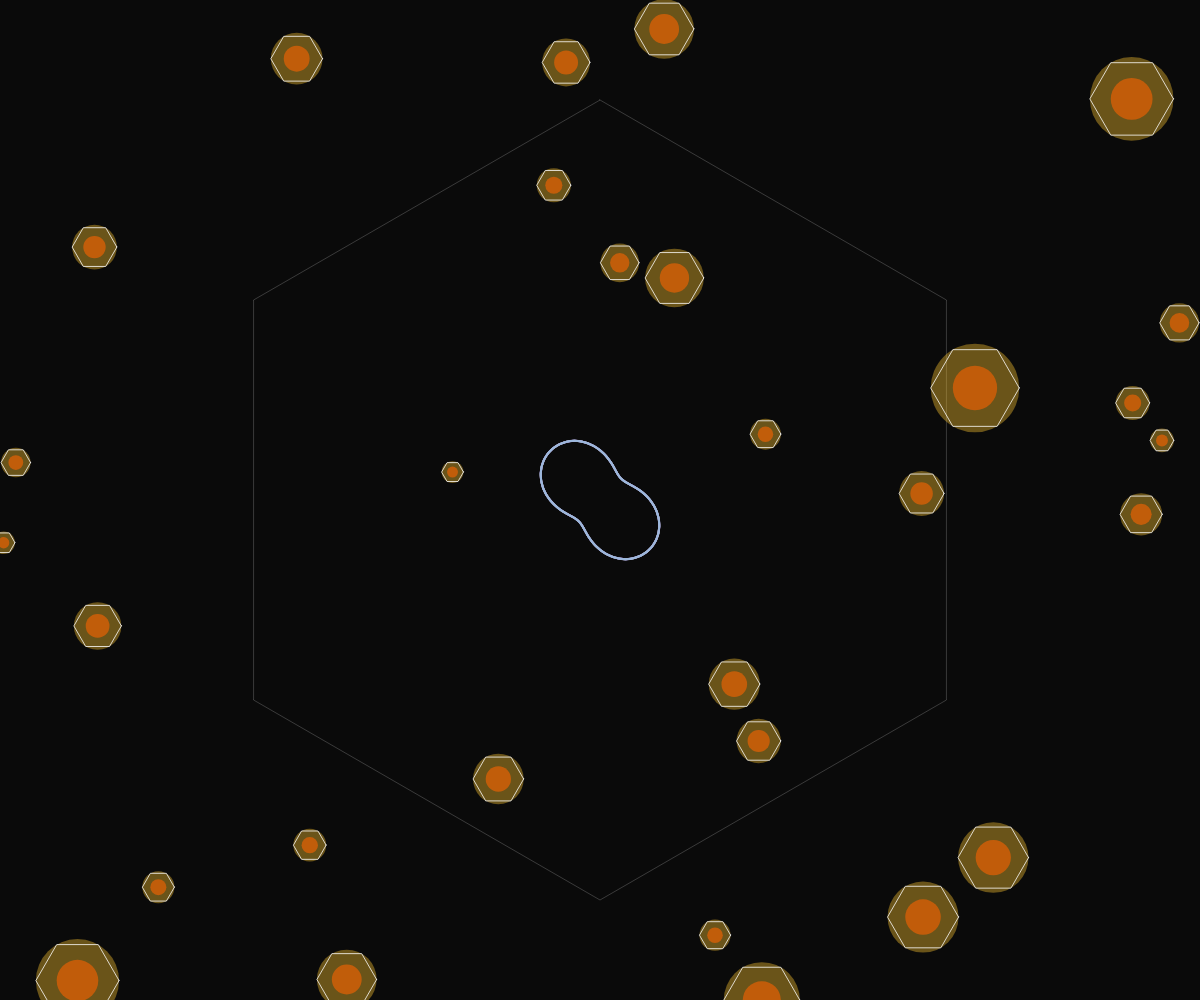
Frame 1 (no input)
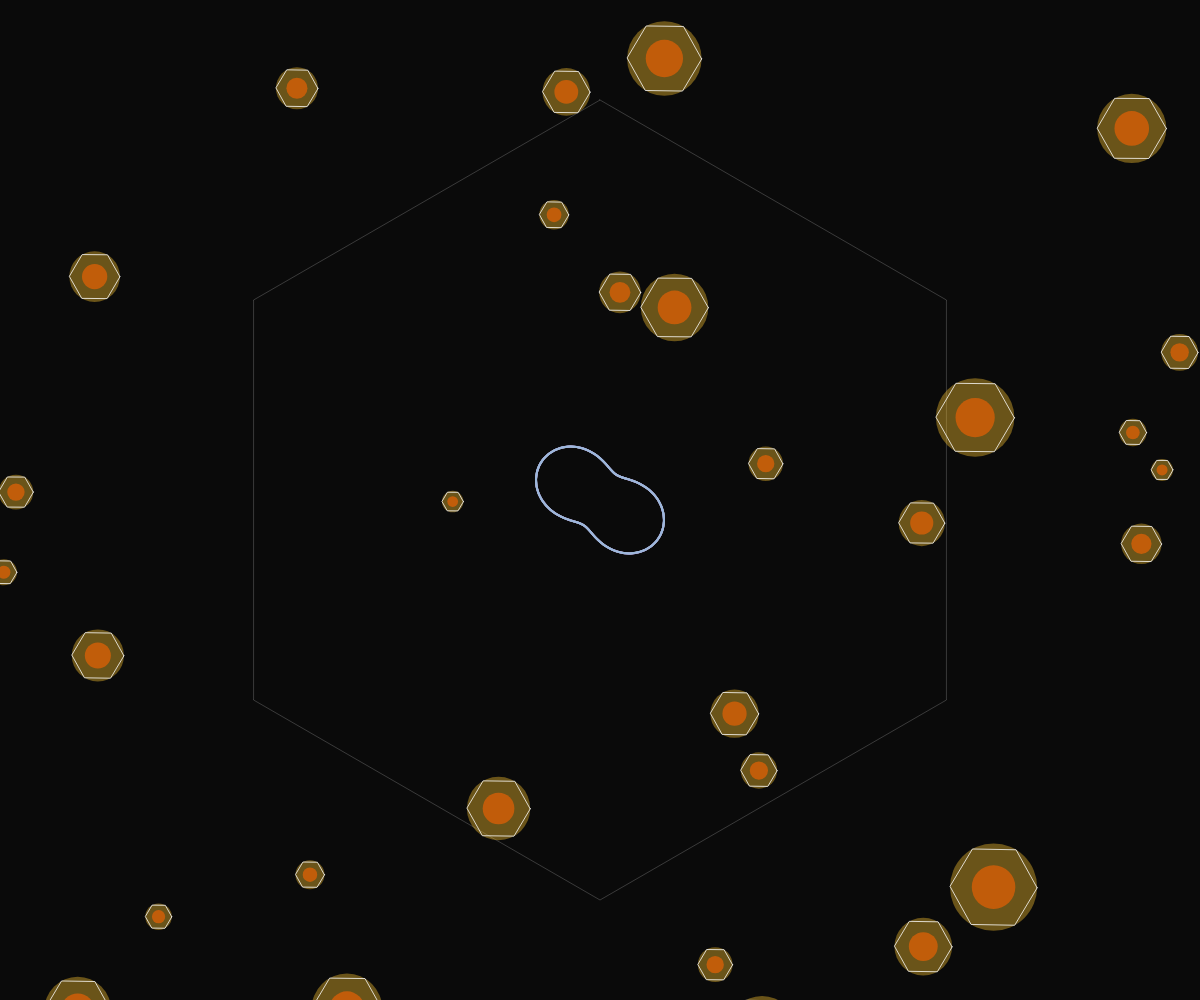
Frame 60 (no input)
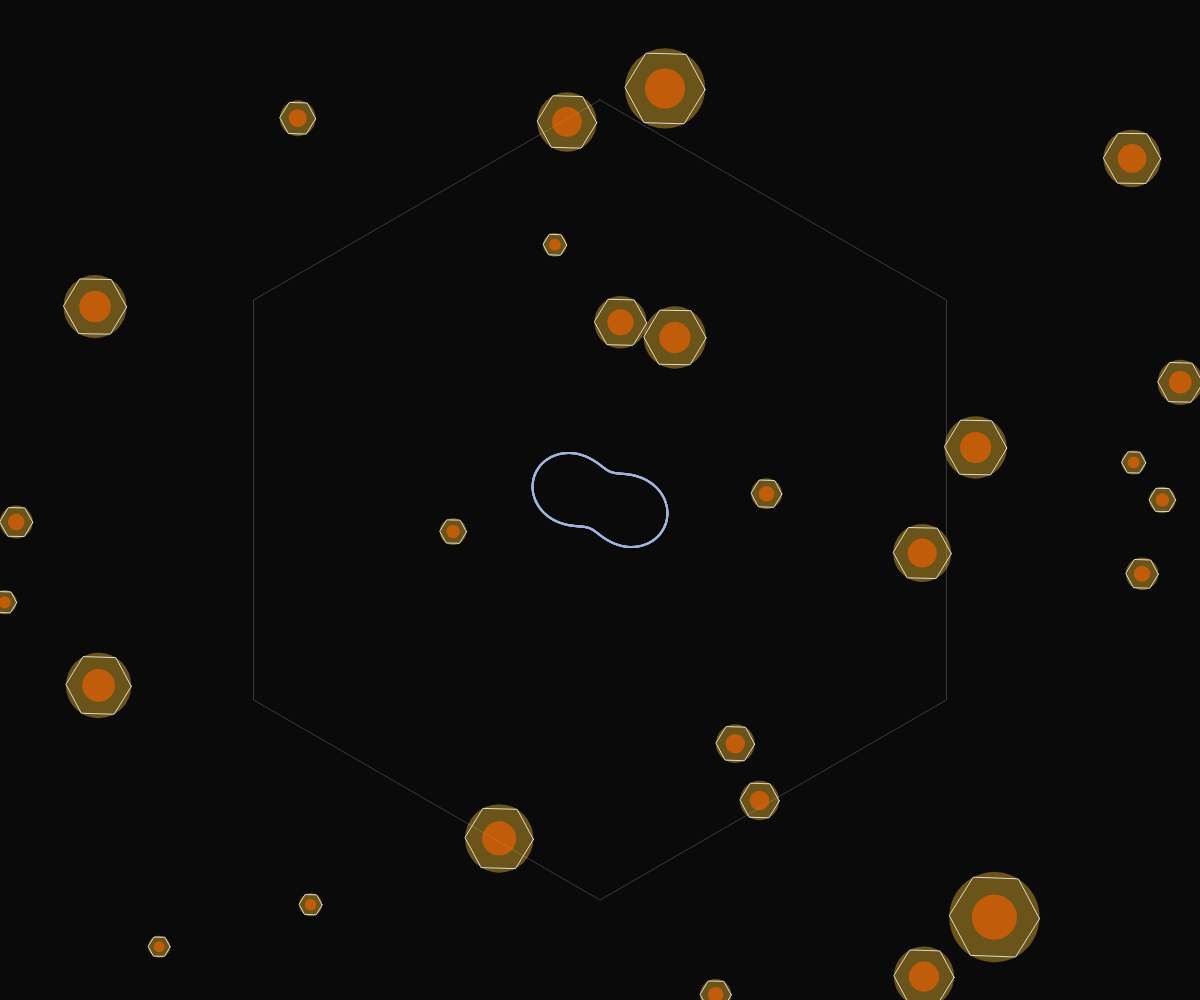
Frame 120 (the mouse pressed at the canvas centre since frame 60)

The p5.js sketch that drew these frames (run headless with seeded random() and noise() and a simulated clock; from frame 60 on, the mouse is pressed at the canvas centre):

// p5.js sketch
// ── sketch.js
let hexagonVertices;
let globularSplines = [];
let shards = [];
let time = 0;

function setup() {
  createCanvas(windowWidth, windowHeight);
  // Create hexagon vertices
  hexagonVertices = [];
  const radius = min(width, height) * 0.4;
  for (let i = 0; i < 6; i++) {
    const angle = TWO_PI * i / 6 - PI/2;
    hexagonVertices.push(createVector(
      width/2 + cos(angle) * radius,
      height/2 + sin(angle) * radius
    ));
  }

  // Initialize globular splines
  for (let i = 0; i < 8; i++) {
    globularSplines.push({
      points: [],
      color: color(random(100, 255), random(100, 255), random(200, 255), 150),
      speed: random(0.002, 0.005),
      phase: random(TWO_PI)
    });
  }

  // Initialize shards
  for (let i = 0; i < 30; i++) {
    shards.push({
      pos: createVector(random(width), random(height)),
      size: random(10, 40),
      speed: random(0.01, 0.03),
      phase: random(TWO_PI)
    });
  }
}

function draw() {
  background(10);
  time += 0.01;

  // Draw hexagonal boundary
  push();
  stroke(255, 50);
  noFill();
  beginShape();
  for (let v of hexagonVertices) {
    vertex(v.x, v.y);
  }
  endShape(CLOSE);
  pop();

  // Update and draw globular splines
  for (let s of globularSplines) {
    s.points = [];
    const segments = 30;
    for (let i = 0; i < segments; i++) {
      const angle = TWO_PI * i / segments + time * s.speed + s.phase;
      const radius = 50 + sin(time * 0.7 + angle * 2) * 20;
      const x = width/2 + cos(angle) * radius;
      const y = height/2 + sin(angle) * radius;
      s.points.push(createVector(x, y));
    }

    // Draw spline
    push();
    noFill();
    stroke(s.color);
    strokeWeight(2);
    beginShape();
    for (let p of s.points) {
      curveVertex(p.x, p.y);
    }
    endShape(CLOSE);
    pop();
  }

  // Update and draw shards
  for (let shard of shards) {
    shard.pos.x += sin(time * shard.speed) * 0.5;
    shard.pos.y += cos(time * shard.speed) * 0.5;
    
    const pulse = sin(time * 2 + shard.phase) * 0.5 + 0.5;
    const size = shard.size * (0.8 + pulse * 0.4);
    
    // Draw glowing shard
    push();
    noStroke();
    fill(255, 200, 50, 100);
    ellipse(shard.pos.x, shard.pos.y, size * 2);
    fill(255, 100, 0, 150);
    ellipse(shard.pos.x, shard.pos.y, size);
    
    // Draw sharp edges
    stroke(255, 255, 255, 200);
    strokeWeight(1);
    noFill();
    beginShape();
    for (let i = 0; i < 6; i++) {
      const angle = TWO_PI * i / 6 + time * shard.speed;
      const x = shard.pos.x + cos(angle) * size;
      const y = shard.pos.y + sin(angle) * size;
      vertex(x, y);
    }
    endShape(CLOSE);
    pop();
  }

  // Draw intersections
  for (let s of globularSplines) {
    for (let shard of shards) {
      const dx = s.points[0].x - shard.pos.x;
      const dy = s.points[0].y - shard.pos.y;
      const dist = sqrt(dx * dx + dy * dy);
      
      if (dist < shard.size * 1.5) {
        push();
        stroke(255, 200, 100, 100);
        strokeWeight(1);
        noFill();
        beginShape();
        for (let p of s.points) {
          vertex(p.x, p.y);
        }
        endShape(CLOSE);
        pop();
      }
    }
  }
}

function windowResized() {
  resizeCanvas(windowWidth, windowHeight);
}
